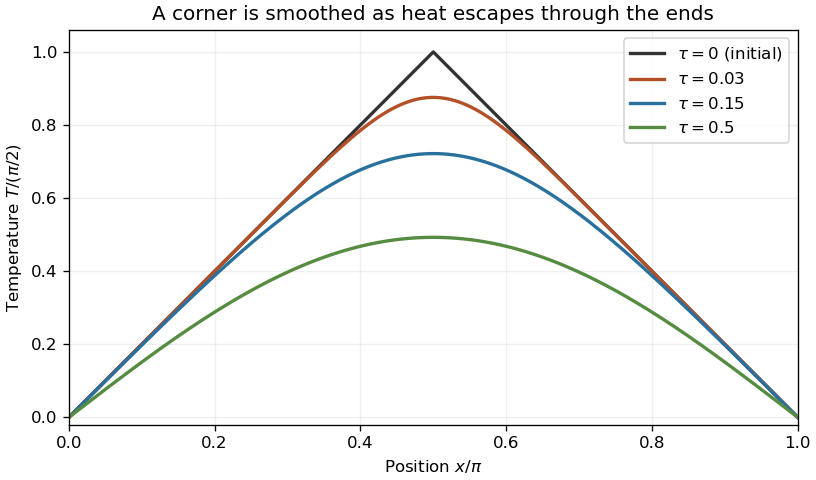

Reproduce this figure in Python.
"""Original Fourier solution of cooling from a triangular tent; output to cwd."""
from pathlib import Path
import numpy as np
import matplotlib.pyplot as plt

u=np.linspace(0,1,1101)
x=np.pi*u
fig,ax=plt.subplots(figsize=(6.8,4.0),layout="constrained")
ax.plot(u,2*np.minimum(u,1-u),color="#333333",lw=2,label=r"$\tau=0$ (initial)")
for time,color in [(0.03,"#b45028"),(0.15,"#29709e"),(0.5,"#568c42")]:
    profile=np.zeros_like(x)
    for n in range(1,251,2):
        profile+=8/np.pi**2*np.sin(n*np.pi/2)/n**2*np.exp(-n*n*time)*np.sin(n*x)
    ax.plot(u,profile,color=color,lw=2,label=rf"$\tau={time:g}$")
ax.set(xlim=(0,1),ylim=(-0.02,1.06),xlabel=r"Position $x/\pi$",ylabel=r"Temperature $T/(\pi/2)$",title="A corner is smoothed as heat escapes through the ends")
ax.grid(alpha=0.2);ax.legend(fontsize=10)
fig.savefig(Path(__file__).with_suffix(".png").name,dpi=120,facecolor="white")
plt.close(fig)
